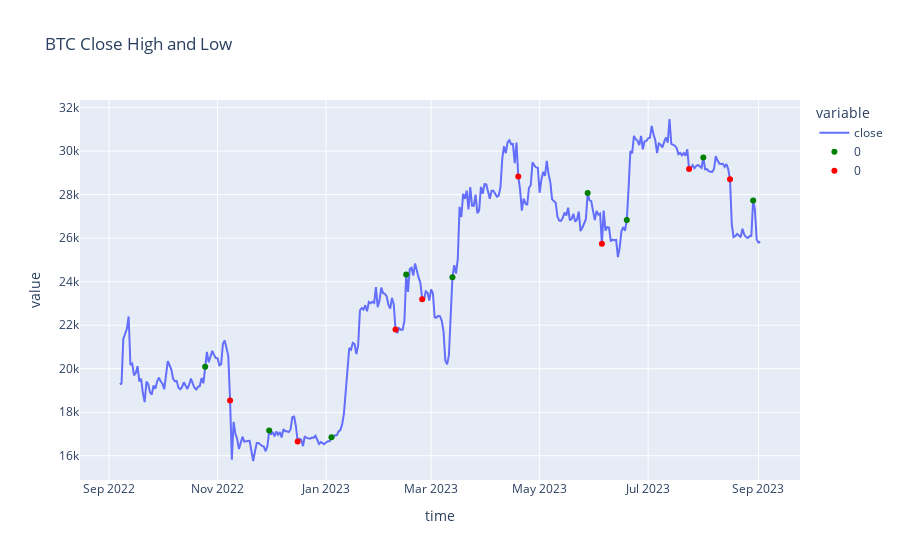

The cell this chart's notebook holds for it:
### Markdown cell above
### Step 4: Filter signals 

That was a lot of repeated signals! If we're already shorting a stock, having an additional signal to short a stock isn't helpful for this strategy. This also applies to additional long signals when the last signal was long.

### Code cell
def filter_signals(signal):
    """
    Filter out signals in a Series so no long comes after long and vice versa
    
    Parameters
    ----------
    signal : DataFrame
        The long, short, and do nothing signals
    
    Returns
    -------
    filtered_signal : DataFrame
        The filtered long, short, and do nothing
    """
    prev_value = None
    for idx, value in enumerate(signal):
        if value == prev_value: 
            signal.iloc[idx] = 0
        if value != 0: 
            prev_value = value 
    
    return signal

filtered_signals = filter_signals(signals)

fig = px.line(btc_ohlcv['close'], title = 'BTC Close High and Low')
fig.add_trace(px.scatter((filtered_signals.loc[signals ==1]*btc_ohlcv['close']), 
                         color_discrete_sequence=['green']).data[0])
fig.add_trace(px.scatter(filtered_signals.loc[signals ==-1]*-btc_ohlcv['close'], 
                         color_discrete_sequence=['red']).data[0])
fig.show()

### Figure 1 — Plotly figure (JSON) as saved in the notebook; plotly's stock layout.template omitted (floating-point values rounded to 4 significant figures; data arrays with more than 128 entries replaced by an {"elided": "..."} marker saying what was removed)
{"data": [{"hovertemplate": "variable=close<br>time=%{x}<br>value=%{y}<extra></extra>", "legendgroup": "close", "line": {"color": "#636efa", "dash": "solid"}, "marker": {"symbol": "circle"}, "mode": "lines", "name": "close", "orientation": "v", "showlegend": true, "type": "scatter", "x": {"elided": "361 str values"}, "xaxis": "x", "y": {"elided": "361 float values"}, "yaxis": "y"}, {"hovertemplate": "variable=0<br>time=%{x}<br>value=%{y}<extra></extra>", "legendgroup": "0", "marker": {"color": "green", "symbol": "circle"}, "mode": "markers", "name": "0", "orientation": "v", "showlegend": true, "type": "scatter", "x": {"elided": "361 str values"}, "xaxis": "x", "y": {"elided": "361 float values"}, "yaxis": "y"}, {"hovertemplate": "variable=0<br>time=%{x}<br>value=%{y}<extra></extra>", "legendgroup": "0", "marker": {"color": "red", "symbol": "circle"}, "mode": "markers", "name": "0", "orientation": "v", "showlegend": true, "type": "scatter", "x": {"elided": "361 str values"}, "xaxis": "x", "y": {"elided": "361 float values"}, "yaxis": "y"}], "layout": {"legend": {"title": {"text": "variable"}, "tracegroupgap": 0}, "title": {"text": "BTC Close High and Low"}, "xaxis": {"anchor": "y", "domain": [0, 1], "title": {"text": "time"}}, "yaxis": {"anchor": "x", "domain": [0, 1], "title": {"text": "value"}}}}
